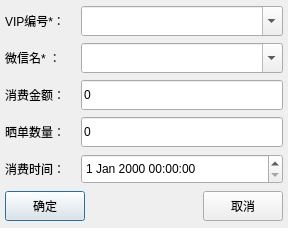
<?xml version="1.0" encoding="UTF-8"?>
<ui version="4.0">
 <class>QConsumeDlg</class>
 <widget class="QDialog" name="QConsumeDlg">
  <property name="geometry">
   <rect>
    <x>0</x>
    <y>0</y>
    <width>288</width>
    <height>228</height>
   </rect>
  </property>
  <property name="windowTitle">
   <string>QConsumeDlg</string>
  </property>
  <layout class="QGridLayout" name="gridLayout">
   <property name="leftMargin">
    <number>5</number>
   </property>
   <property name="topMargin">
    <number>5</number>
   </property>
   <property name="rightMargin">
    <number>5</number>
   </property>
   <property name="bottomMargin">
    <number>5</number>
   </property>
   <item row="0" column="0">
    <widget class="QLabel" name="label">
     <property name="text">
      <string>VIP编号*：</string>
     </property>
    </widget>
   </item>
   <item row="1" column="0">
    <widget class="QLabel" name="label_2">
     <property name="text">
      <string>微信名* ：</string>
     </property>
    </widget>
   </item>
   <item row="2" column="0">
    <widget class="QLabel" name="label_4">
     <property name="text">
      <string>消费金额：</string>
     </property>
    </widget>
   </item>
   <item row="3" column="0">
    <widget class="QLabel" name="label_6">
     <property name="text">
      <string>晒单数量：</string>
     </property>
    </widget>
   </item>
   <item row="3" column="2" colspan="3">
    <widget class="QLineEdit" name="m_pdrylist_lineEdit">
     <property name="minimumSize">
      <size>
       <width>0</width>
       <height>30</height>
      </size>
     </property>
     <property name="text">
      <string>0</string>
     </property>
    </widget>
   </item>
   <item row="4" column="0">
    <widget class="QLabel" name="label_7">
     <property name="text">
      <string>消费时间：</string>
     </property>
    </widget>
   </item>
   <item row="2" column="2" colspan="3">
    <widget class="QLineEdit" name="m_ptotalMeny_lineEdit">
     <property name="minimumSize">
      <size>
       <width>0</width>
       <height>30</height>
      </size>
     </property>
     <property name="text">
      <string>0</string>
     </property>
    </widget>
   </item>
   <item row="5" column="0" colspan="3">
    <widget class="QPushButton" name="m_pbOK">
     <property name="minimumSize">
      <size>
       <width>0</width>
       <height>30</height>
      </size>
     </property>
     <property name="text">
      <string>确定</string>
     </property>
    </widget>
   </item>
   <item row="5" column="4">
    <widget class="QPushButton" name="m_pbCancle">
     <property name="minimumSize">
      <size>
       <width>0</width>
       <height>30</height>
      </size>
     </property>
     <property name="text">
      <string>取消</string>
     </property>
    </widget>
   </item>
   <item row="4" column="2" colspan="3">
    <widget class="QDateTimeEdit" name="dateTimeEdit">
     <property name="minimumSize">
      <size>
       <width>0</width>
       <height>30</height>
      </size>
     </property>
    </widget>
   </item>
   <item row="5" column="3">
    <spacer name="horizontalSpacer">
     <property name="orientation">
      <enum>Qt::Horizontal</enum>
     </property>
     <property name="sizeHint" stdset="0">
      <size>
       <width>40</width>
       <height>20</height>
      </size>
     </property>
    </spacer>
   </item>
   <item row="1" column="2" colspan="3">
    <widget class="QComboBox" name="comboBox">
     <property name="minimumSize">
      <size>
       <width>0</width>
       <height>30</height>
      </size>
     </property>
     <property name="editable">
      <bool>true</bool>
     </property>
    </widget>
   </item>
   <item row="0" column="2" colspan="3">
    <widget class="QComboBox" name="m_VIP_comboBox">
     <property name="minimumSize">
      <size>
       <width>0</width>
       <height>30</height>
      </size>
     </property>
     <property name="editable">
      <bool>true</bool>
     </property>
    </widget>
   </item>
  </layout>
 </widget>
 <layoutdefault spacing="6" margin="11"/>
 <resources/>
 <connections/>
</ui>
